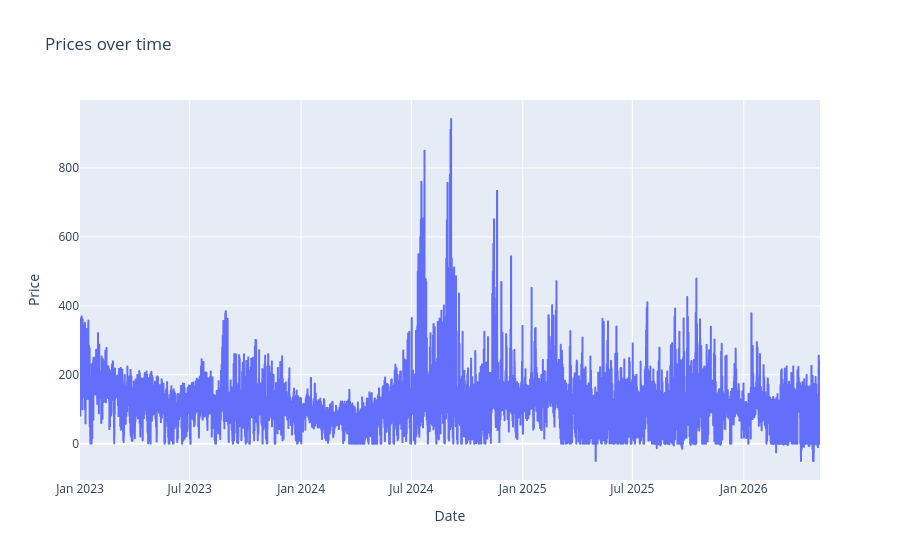

Notebook code cell kept with this figure:
### Code cell
import plotly.express as px

fig = px.line(
    x=prices.index,
    y=prices.values,
    labels={"x": "Date", "y": "Price"},
    title="Prices over time",
)
fig.show()

### Figure 1 — Plotly figure (JSON) as saved in the notebook; plotly's stock layout.template omitted (floating-point values rounded to 4 significant figures; data arrays with more than 128 entries replaced by an {"elided": "..."} marker saying what was removed)
{"data": [{"hovertemplate": "Date=%{x}<br>Price=%{y}<extra></extra>", "legendgroup": "", "line": {"color": "#636efa", "dash": "solid"}, "marker": {"symbol": "circle"}, "mode": "lines", "name": "", "showlegend": false, "type": "scattergl", "x": {"elided": "29328 str values"}, "xaxis": "x", "y": {"elided": "29328 float values"}, "yaxis": "y"}], "layout": {"legend": {"tracegroupgap": 0}, "title": {"text": "Prices over time"}, "xaxis": {"anchor": "y", "domain": [0, 1], "title": {"text": "Date"}}, "yaxis": {"anchor": "x", "domain": [0, 1], "title": {"text": "Price"}}}}
